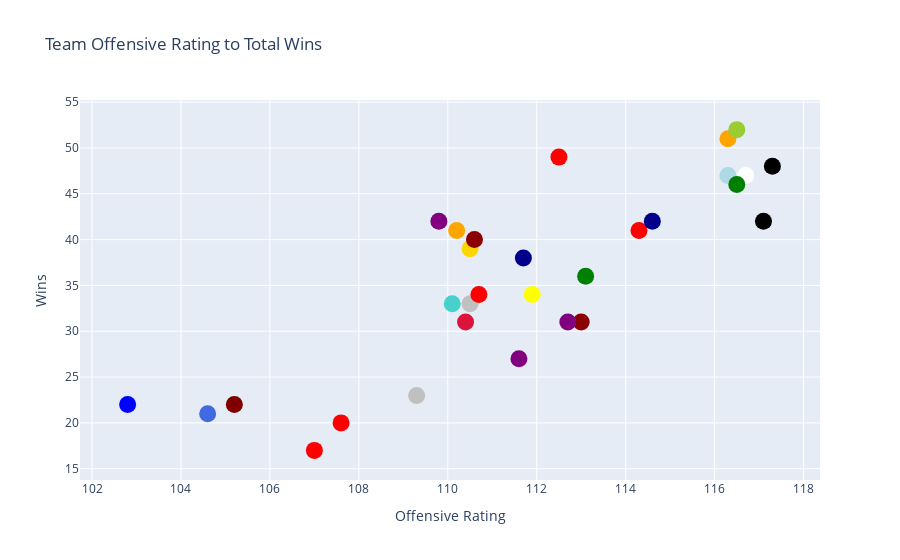

Notebook cell for this chart:
### Code cell
import plotly.graph_objects as go

x=mainadvanced21['Offensive Rating']
y=mainadvanced21['Wins']
hover=mainff21['color']
names = mainff21['TEAM_NAME']

fig = go.Figure()

fig.add_trace(go.Scatter(
    x=x, y=y, text=names,
    mode='markers',
    marker_color=hover
))

fig.update_traces(mode='markers', marker_size=17)
fig.update_layout(title='Team Offensive Rating to Total Wins',
                 xaxis_title='Offensive Rating',
                 yaxis_title='Wins')

                  

fig.show()

### Figure 1 — Plotly figure (JSON) as saved in the notebook; plotly's stock layout.template omitted (floating-point values rounded to 4 significant figures)
{"data": [{"marker": {"color": ["red", "green", "black", "mediumturquoise", "crimson", "maroon", "darkblue", "lightblue", "red", "gold", "red", "yellow", "white", "purple", "darkblue", "darkred", "green", "silver", "darkred", "orange", "blue", "royalblue", "red", "orange", "black", "purple", "silver", "purple", "yellowgreen", "red"], "size": 17}, "mode": "markers", "text": ["Atlanta Hawks", "Boston Celtics", "Brooklyn Nets", "Charlotte Hornets", "Chicago Bulls", "Cleveland Cavaliers", "Dallas Mavericks", "Denver Nuggets", "Detroit Pistons", "Golden State Warriors", "Houston Rockets", "Indiana Pacers", "LA Clippers", "Los Angeles Lakers", "Memphis Grizzlies", "Miami Heat", "Milwaukee Bucks", "Minnesota Timberwolves", "New Orleans Pelicans", "New York Knicks", "Oklahoma City Thunder", "Orlando Magic", "Philadelphia 76ers", "Phoenix Suns", "Portland Trail Blazers", "Sacramento Kings", "San Antonio Spurs", "Toronto Raptors", "Utah Jazz", "Washington Wizards"], "type": "scatter", "x": [114.3, 113.1, 117.3, 110.1, 110.4, 105.2, 114.6, 116.3, 107.6, 110.5, 107, 111.9, 116.7, 109.8, 111.7, 110.6, 116.5, 109.3, 113, 110.2, 102.8, 104.6, 112.5, 116.3, 117.1, 112.7, 110.5, 111.6, 116.5, 110.7], "y": [41, 36, 48, 33, 31, 22, 42, 47, 20, 39, 17, 34, 47, 42, 38, 40, 46, 23, 31, 41, 22, 21, 49, 51, 42, 31, 33, 27, 52, 34]}], "layout": {"title": {"text": "Team Offensive Rating to Total Wins"}, "xaxis": {"title": {"text": "Offensive Rating"}}, "yaxis": {"title": {"text": "Wins"}}}}
